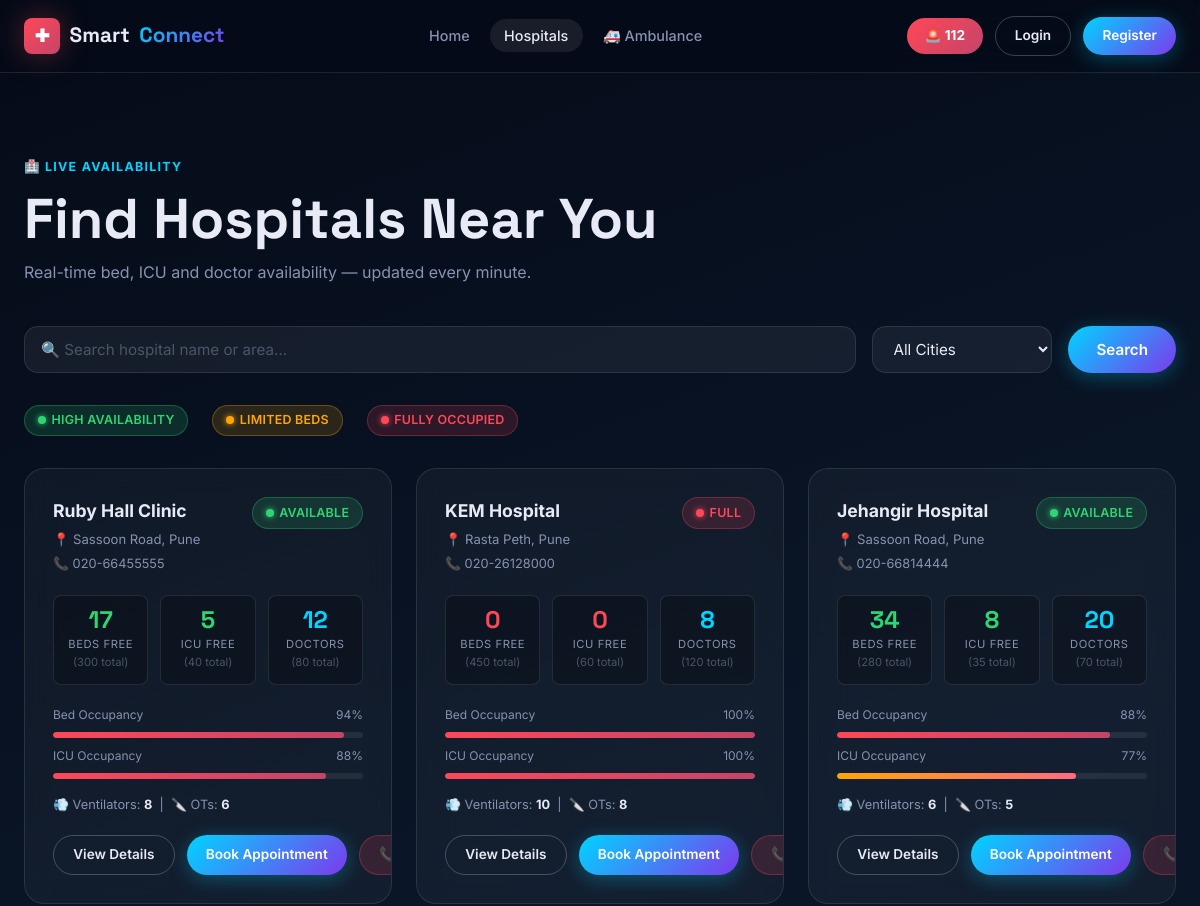
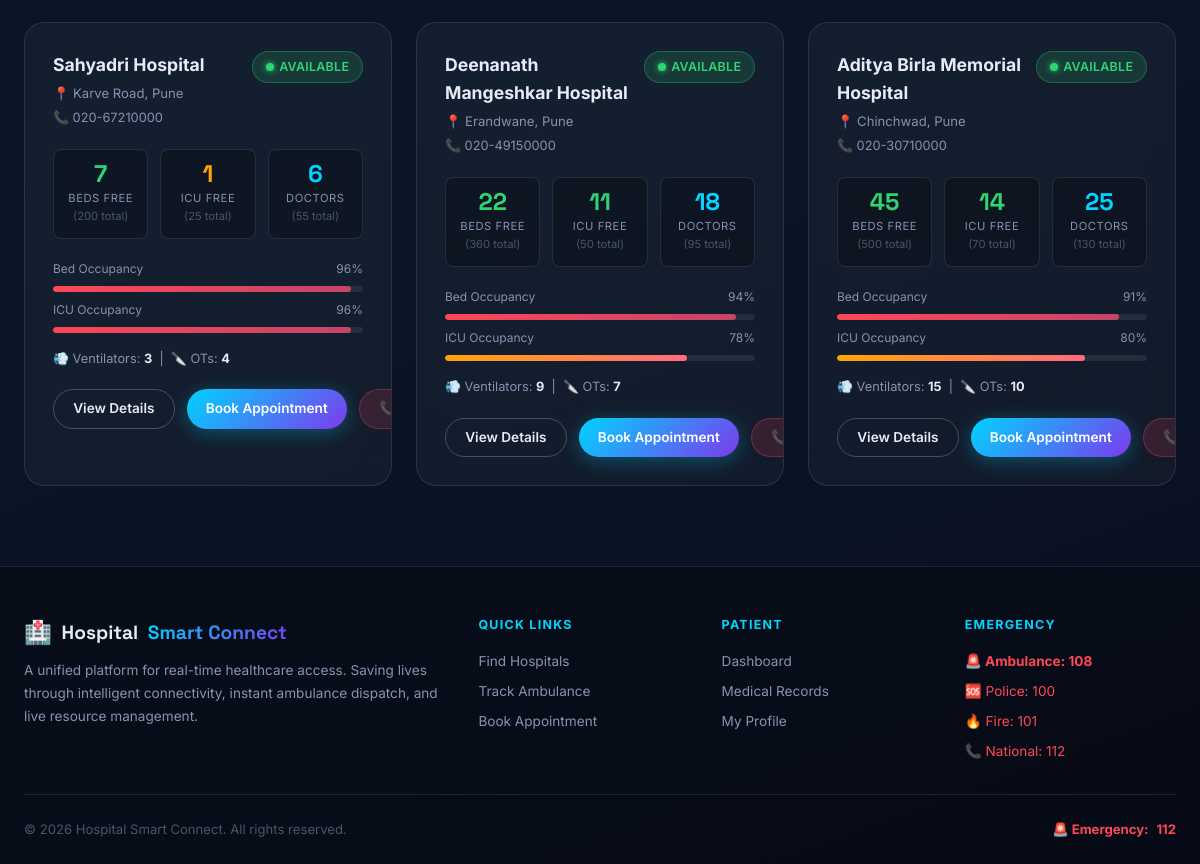
The app's page /hospitals/ with its own data (2 pictures, top to bottom).
### core/models.py (models this page shows, shortened)
class Hospital(models.Model):
    name = models.CharField(max_length=200)
    address = models.TextField()
    city = models.CharField(max_length=100)
    phone = models.CharField(max_length=20)
    email = models.EmailField(blank=True)
    latitude = models.DecimalField(max_digits=9, decimal_places=6, default=0)
    longitude = models.DecimalField(max_digits=9, decimal_places=6, default=0)
    emergency_contact = models.CharField(max_length=20, blank=True)
    is_active = models.BooleanField(default=True)
    image = models.ImageField(upload_to='hospitals/', blank=True, null=True)
    created_at = models.DateTimeField(auto_now_add=True)
    def availability_status(self):
        try:
            r = self.resource
            if r.available_beds > 5:
                return 'high'
            elif r.available_beds > 0:
                return 'low'
            else:
                return 'full'
        except Resource.DoesNotExist:
            return 'unknown'

class Resource(models.Model):
    hospital = models.OneToOneField(Hospital, on_delete=models.CASCADE, related_name='resource')
    total_beds = models.IntegerField(default=0)
    available_beds = models.IntegerField(default=0)
    total_icu = models.IntegerField(default=0)
    available_icu = models.IntegerField(default=0)
    total_doctors = models.IntegerField(default=0)
    available_doctors = models.IntegerField(default=0)
    ventilators_available = models.IntegerField(default=0)
    operation_theaters = models.IntegerField(default=0)
    updated_at = models.DateTimeField(auto_now=True)
    def bed_occupancy_pct(self):
        if self.total_beds == 0:
            return 0
        return round(((self.total_beds - self.available_beds) / self.total_beds) * 100)
    def icu_occupancy_pct(self):
        if self.total_icu == 0:
            return 0
        return round(((self.total_icu - self.available_icu) / self.total_icu) * 100)

### core/views.py (the view)
# urls.py: path('hospitals/', views.hospitals_list, name='hospitals'),
def hospitals_list(request):
    query = request.GET.get('q', '')
    city = request.GET.get('city', '')
    hospitals = Hospital.objects.filter(is_active=True).prefetch_related('resource')
    if query:
        hospitals = hospitals.filter(Q(name__icontains=query) | Q(address__icontains=query))
    if city:
        hospitals = hospitals.filter(city__icontains=city)
    cities = Hospital.objects.filter(is_active=True).values_list('city', flat=True).distinct()
    context = {'hospitals': hospitals, 'query': query, 'city': city, 'cities': cities, 'page': 'hospitals'}
    return render(request, 'core/hospitals.html', context)

### templates/core/hospitals.html (shortened to what this page needs)
{% extends 'base.html' %}
{% block content %}
<section class="section">
  <div class="container">
    <div class="section-header">
      <span class="section-label">🏥 Live Availability</span>
      <h1 class="section-title">Find Hospitals Near You</h1>
      <p class="section-sub">Real-time bed, ICU and doctor availability — updated every minute.</p>
    </div>
    <form method="get" action="{% url 'hospitals' %}" style="display:flex;gap:1rem;margin-bottom:2rem;flex-wrap:wrap" id="hospital-search-form">
      <input type="text" name="q" value="{{ query }}" placeholder="🔍 Search hospital name or area..." class="form-control" style="flex:1;min-width:200px" id="hospital-search-input">
      <select name="city" class="form-control" style="width:180px" id="hospital-city-filter">
        <option value="">All Cities</option>
      </select>
      <button type="submit" class="btn btn-primary" id="hospital-search-btn">Search</button>
    </form>
    <div style="display:flex;gap:1.5rem;margin-bottom:2rem;flex-wrap:wrap">
      <span class="badge badge-green"><span class="dot dot-green"></span>High Availability</span>
      <span class="badge badge-orange"><span class="dot dot-orange"></span>Limited Beds</span>
      <span class="badge badge-red"><span class="dot dot-red"></span>Fully Occupied</span>
    </div>
    <div class="grid grid-auto">
      {% for hospital in hospitals %}
      <div class="card hospital-card fade-in" style="animation-delay:{{ forloop.counter0 }}00ms" id="hospital-card-{{ hospital.pk }}">
        <div class="hospital-card-header">
          <div>
            <div class="hospital-name">{{ hospital.name }}</div>
            <div class="hospital-address" style="margin-top:.25rem">📍 {{ hospital.address }}, {{ hospital.city }}</div>
            <div style="font-size:.8rem;color:#8892b0;margin-top:.25rem">📞 {{ hospital.phone }}</div>
          </div>
          {% if hospital.availability_status == 'high' %}
            <span class="badge badge-green"><span class="dot dot-green"></span>Available</span>
          {% elif hospital.availability_status == 'low' %}
            <span class="badge badge-orange"><span class="dot dot-orange"></span>Limited</span>
          {% else %}
            <span class="badge badge-red"><span class="dot dot-red"></span>Full</span>
          {% endif %}
        </div>
        {% if hospital.resource %}
        <div class="resource-grid">
          <div class="resource-item">
            <div class="resource-num {% if hospital.resource.available_beds > 5 %}green{% elif hospital.resource.available_beds > 0 %}orange{% else %}red{% endif %}">{{ hospital.resource.available_beds }}</div>
            <div class="resource-label">Beds Free</div>
            <div style="font-size:.7rem;color:#4a5568">({{ hospital.resource.total_beds }} total)</div>
          </div>
          <div class="resource-item">
            <div class="resource-num {% if hospital.resource.available_icu > 2 %}green{% elif hospital.resource.available_icu > 0 %}orange{% else %}red{% endif %}">{{ hospital.resource.available_icu }}</div>
            <div class="resource-label">ICU Free</div>
            <div style="font-size:.7rem;color:#4a5568">({{ hospital.resource.total_icu }} total)</div>
          </div>
          <div class="resource-item">
            <div class="resource-num blue">{{ hospital.resource.available_doctors }}</div>
            <div class="resource-label">Doctors</div>
            <div style="font-size:.7rem;color:#4a5568">({{ hospital.resource.total_doctors }} total)</div>
          </div>
        </div>
        <div style="margin:1rem 0">
          <div style="font-size:.75rem;color:#8892b0;display:flex;justify-content:space-between;margin-bottom:.25rem"><span>Bed Occupancy</span><span>{{ hospital.resource.bed_occupancy_pct }}%</span></div>
          <div class="progress-bar">
            <div class="progress-fill {% if hospital.resource.bed_occupancy_pct < 60 %}green{% elif hospital.resource.bed_occupancy_pct < 85 %}orange{% else %}red{% endif %}" style="width:{{ hospital.resource.bed_occupancy_pct }}%"></div>
          </div>
          <div style="font-size:.75rem;color:#8892b0;display:flex;justify-content:space-between;margin-top:.5rem;margin-bottom:.25rem"><span>ICU Occupancy</span><span>{{ hospital.resource.icu_occupancy_pct }}%</span></div>
          <div class="progress-bar">
            <div class="progress-fill {% if hospital.resource.icu_occupancy_pct < 60 %}green{% elif hospital.resource.icu_occupancy_pct < 85 %}orange{% else %}red{% endif %}" style="width:{{ hospital.resource.icu_occupancy_pct }}%"></div>
          </div>
        </div>
        {% if hospital.resource.ventilators_available %}
        <div style="font-size:.8rem;color:#8892b0;">💨 Ventilators: <strong style="color:#e8eaf6">{{ hospital.resource.ventilators_available }}</strong> &nbsp;|&nbsp; 🔪 OTs: <strong style="color:#e8eaf6">{{ hospital.resource.operation_theaters }}</strong></div>
        {% endif %}
        {% endif %}
        <div style="display:flex;gap:.75rem;margin-top:1.25rem">
          <a href="{% url 'hospital_detail' hospital.pk %}" class="btn btn-outline btn-sm" id="view-btn-{{ hospital.pk }}">View Details</a>
          <a href="{% url 'book_appointment' %}?hospital={{ hospital.pk }}" class="btn btn-primary btn-sm" id="book-btn-{{ hospital.pk }}">Book Appointment</a>
          {% if hospital.emergency_contact %}
          <a href="tel:{{ hospital.emergency_contact }}" class="btn btn-sm" style="background:rgba(255,71,87,0.15);color:#ff4757;border:1px solid rgba(255,71,87,0.3)" id="call-btn-{{ hospital.pk }}">📞 Call</a>
          {% endif %}
        </div>
      </div>
      {% endfor %}
    </div>
  </div>
</section>
{% endblock %}

### templates/base.html (shortened to what this page needs)
<!DOCTYPE html>
<html lang="en">
<head>
  {% load static %}
  <link rel="stylesheet" href="{% static 'css/style.css' %}">
</head>
<body>
<nav class="navbar" id="main-navbar">
  <div class="container">
    <div class="navbar-inner">
      <a href="{% url 'home' %}" class="navbar-brand" id="brand-link">
        <div class="cross-icon">✚</div>
        Smart<span class="text-gradient">Connect</span>
      </a>
      <ul class="navbar-nav">
        <li><a href="{% url 'home' %}" class="nav-link {% if page == 'home' %}active{% endif %}" id="nav-home">Home</a></li>
        <li><a href="{% url 'hospitals' %}" class="nav-link {% if page == 'hospitals' %}active{% endif %}" id="nav-hospitals">Hospitals</a></li>
        <li><a href="{% url 'ambulance' %}" class="nav-link {% if page == 'ambulance' %}active{% endif %}" id="nav-ambulance">🚑 Ambulance</a></li>
      </ul>
      <div class="navbar-actions">
        <a href="tel:112" class="navbar-emergency" id="nav-emergency">🚨 112</a>
        {% if user.is_authenticated %}
          <a href="{% url 'book_appointment' %}" class="btn btn-primary btn-sm" id="nav-book">Book Appointment</a>
          <a href="{% url 'logout' %}" class="btn btn-outline btn-sm" id="nav-logout">Logout</a>
        {% else %}
          <a href="{% url 'login' %}" class="btn btn-outline btn-sm" id="nav-login">Login</a>
          <a href="{% url 'register' %}" class="btn btn-primary btn-sm" id="nav-register">Register</a>
        {% endif %}
      </div>
    </div>
  </div>
</nav>
<main>
  {% block content %}{% endblock %}
</main>
<footer class="footer">
  <div class="container">
    <div class="footer-grid">
      <div>
        <div class="footer-brand-name flex-gap" style="display:flex;gap:.6rem;align-items:center;margin-bottom:.5rem">
          <span style="font-size:1.4rem">🏥</span>Hospital <span class="text-gradient">Smart Connect</span>
        </div>
        <p class="footer-desc">A unified platform for real-time healthcare access. Saving lives through intelligent connectivity, instant ambulance dispatch, and live resource management.</p>
      </div>
      <div>
        <div class="footer-heading">Quick Links</div>
        <div class="footer-links">
          <a href="{% url 'hospitals' %}" class="footer-link">Find Hospitals</a>
          <a href="{% url 'ambulance' %}" class="footer-link">Track Ambulance</a>
          <a href="{% url 'book_appointment' %}" class="footer-link">Book Appointment</a>
        </div>
      </div>
      <div>
        <div class="footer-heading">Patient</div>
        <div class="footer-links">
          <a href="{% url 'dashboard' %}" class="footer-link">Dashboard</a>
          <a href="{% url 'medical_records' %}" class="footer-link">Medical Records</a>
          <a href="{% url 'profile' %}" class="footer-link">My Profile</a>
        </div>
      </div>
      <div>
        <div class="footer-heading">Emergency</div>
        <div class="footer-links">
          <span class="footer-link" style="color:#ff4757;font-weight:700">🚨 Ambulance: 108</span>
          <span class="footer-link" style="color:#ff4757">🆘 Police: 100</span>
          <span class="footer-link" style="color:#ff4757">🔥 Fire: 101</span>
          <span class="footer-link" style="color:#ff4757">📞 National: 112</span>
        </div>
      </div>
    </div>
    <div class="footer-bottom">
      <span>© 2026 Hospital Smart Connect. All rights reserved.</span>
      <div class="footer-emergency">🚨 Emergency: <a href="tel:112" style="color:inherit">112</a></div>
    </div>
  </div>
</footer>
</body>
</html>

### records on screen
Hospital: name "Ruby Hall Clinic", address "Sassoon Road", city "Pune", phone "020-66455555", shows "AVAILABLE", resource.available_beds "17", resource.total_beds "300", resource.available_icu "5", resource.total_icu "40", resource.available_doctors "12", resource.total_doctors "80", resource.bed_occupancy_pct "94", resource.icu_occupancy_pct "88", resource.ventilators_available "8", resource.operation_theaters "6"
Hospital: name "KEM Hospital", address "Rasta Peth", city "Pune", phone "020-26128000", shows "FULL", resource.available_beds "0", resource.total_beds "450", resource.available_icu "0", resource.total_icu "60", resource.available_doctors "8", resource.total_doctors "120", resource.bed_occupancy_pct "100", resource.icu_occupancy_pct "100", resource.ventilators_available "10", resource.operation_theaters "8"
Hospital: name "Jehangir Hospital", address "Sassoon Road", city "Pune", phone "020-66814444", shows "AVAILABLE", resource.available_beds "34", resource.total_beds "280", resource.available_icu "8", resource.total_icu "35", resource.available_doctors "20", resource.total_doctors "70", resource.bed_occupancy_pct "88", resource.icu_occupancy_pct "77", resource.ventilators_available "6", resource.operation_theaters "5"
Hospital: name "Sahyadri Hospital", address "Karve Road", city "Pune", phone "020-67210000", shows "AVAILABLE", resource.available_beds "7", resource.total_beds "200", resource.available_icu "1", resource.total_icu "25", resource.available_doctors "6", resource.total_doctors "55", resource.bed_occupancy_pct "96", resource.icu_occupancy_pct "96", resource.ventilators_available "3", resource.operation_theaters "4"
Hospital: name "Deenanath Mangeshkar Hospital", address "Erandwane", city "Pune", phone "020-49150000", shows "AVAILABLE", resource.available_beds "22", resource.total_beds "360", resource.available_icu "11", resource.total_icu "50", resource.available_doctors "18", resource.total_doctors "95", resource.bed_occupancy_pct "94", resource.icu_occupancy_pct "78", resource.ventilators_available "9", resource.operation_theaters "7"
Hospital: name "Aditya Birla Memorial Hospital", address "Chinchwad", city "Pune", phone "020-30710000", shows "AVAILABLE", resource.available_beds "45", resource.total_beds "500", resource.available_icu "14", resource.total_icu "70", resource.available_doctors "25", resource.total_doctors "130", resource.bed_occupancy_pct "91", resource.icu_occupancy_pct "80", resource.ventilators_available "15", resource.operation_theaters "10"
